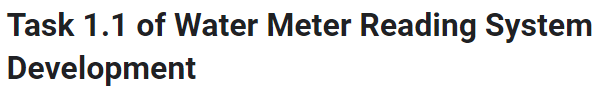
#> input picture pic5.png, 614 x 91 px
$ python file2.py
#> lines starting #> are read from the running program, lines starting #| are printed output that depends on the picture
import cv2
import pytesseract

# Set the path to the Tesseract executable (change this path according to your installation)
pytesseract.pytesseract.tesseract_cmd = r'C:/Program Files/Tesseract-OCR/tesseract.exe'


def extract_text_from_image(image_path):

#> called with image_path = 'pic5.png'
    image = cv2.imread(image_path)
#> image is the input picture: shape (91, 614, 3); mean B, G, R 227, 226.6, 226.6

    gray_image = cv2.cvtColor(image, cv2.COLOR_BGR2GRAY)
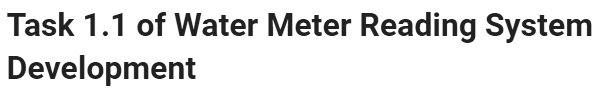
#> gray_image: shape (91, 614); min 33, max 255, mean 226.6

#> (the run stopped early here; a loop or call above may not have finished)
